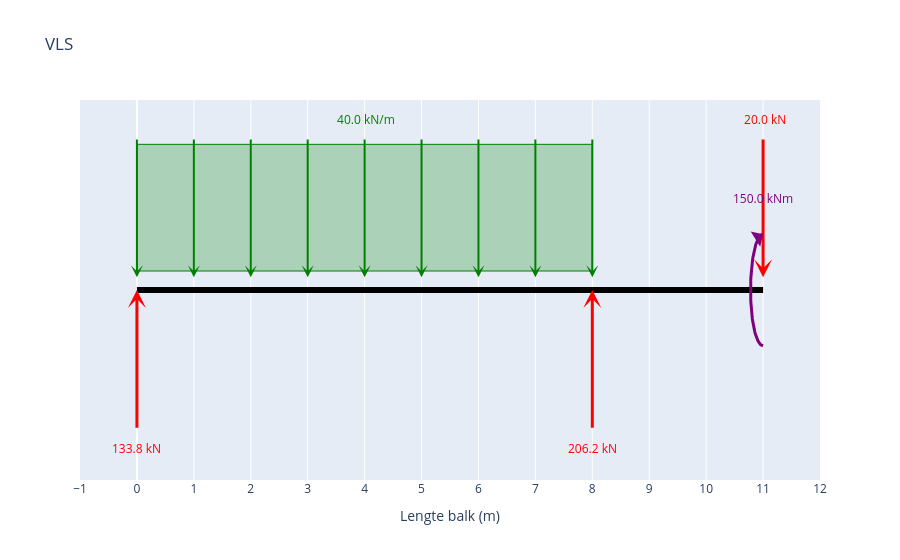

The code cell stored with this chart in its notebook:
### Markdown cell above
## Vrij-Lichaam-Schema

### Code cell
fig_vls = maak_vls_plotly()
fig_vls.show()

### Figure 1 — Plotly figure (JSON) as saved in the notebook; plotly's stock layout.template omitted (floating-point values rounded to 4 significant figures)
{"data": [{"hoverinfo": "skip", "line": {"color": "black", "width": 6}, "mode": "lines", "type": "scatter", "x": [0, 11], "y": [0, 0]}, {"hoverinfo": "skip", "line": {"color": "purple", "width": 3}, "mode": "lines", "type": "scatter", "x": [11, 10.99, 10.98, 10.97, 10.97, 10.96, 10.95, 10.94, 10.93, 10.92, 10.91, 10.91, 10.9, 10.89, 10.88, 10.88, 10.87, 10.86, 10.86, 10.85, 10.84, 10.84, 10.83, 10.83, 10.82, 10.82, 10.81, 10.81, 10.8, 10.8, 10.8, 10.79, 10.79, 10.79, 10.79, 10.78, 10.78, 10.78, 10.78, 10.78, 10.78, 10.78, 10.78, 10.78, 10.78, 10.79, 10.79, 10.79, 10.79, 10.8, 10.8, 10.8, 10.81, 10.81, 10.82, 10.82, 10.83, 10.83, 10.84, 10.84, 10.85, 10.86, 10.86, 10.87, 10.88, 10.88, 10.89, 10.9, 10.91, 10.91, 10.92, 10.93, 10.94, 10.95, 10.96, 10.97, 10.97, 10.98, 10.99, 11], "y": [-0.44, -0.4397, -0.4386, -0.4369, -0.4344, -0.4313, -0.4275, -0.4231, -0.4179, -0.4121, -0.4057, -0.3986, -0.3908, -0.3825, -0.3736, -0.364, -0.3539, -0.3432, -0.332, -0.3203, -0.308, -0.2953, -0.2821, -0.2684, -0.2544, -0.2399, -0.225, -0.2098, -0.1943, -0.1784, -0.1623, -0.1459, -0.1293, -0.1125, -0.09547, -0.07832, -0.06104, -0.04367, -0.02623, -0.008748, 0.008748, 0.02623, 0.04367, 0.06104, 0.07832, 0.09547, 0.1125, 0.1293, 0.1459, 0.1623, 0.1784, 0.1943, 0.2098, 0.225, 0.2399, 0.2544, 0.2684, 0.2821, 0.2953, 0.308, 0.3203, 0.332, 0.3432, 0.3539, 0.364, 0.3736, 0.3825, 0.3908, 0.3986, 0.4057, 0.4121, 0.4179, 0.4231, 0.4275, 0.4313, 0.4344, 0.4369, 0.4386, 0.4397, 0.44]}], "layout": {"annotations": [{"arrowcolor": "red", "arrowhead": 3, "arrowsize": 1, "arrowwidth": 3, "ax": 11, "axref": "x", "ay": 1.2, "ayref": "y", "showarrow": true, "text": "", "x": 11, "xref": "x", "y": 0.1, "yref": "y"}, {"font": {"color": "red"}, "showarrow": false, "text": " 20.0 kN", "x": 11, "y": 1.35}, {"arrowcolor": "purple", "arrowhead": 1, "arrowsize": 1, "arrowwidth": 3, "ax": 10.94, "axref": "x", "ay": 0.4231, "ayref": "y", "showarrow": true, "text": "", "x": 11, "xref": "x", "y": 0.44, "yref": "y"}, {"font": {"color": "purple"}, "showarrow": false, "text": "150.0 kNm", "x": 11, "y": 0.72}, {"arrowcolor": "green", "arrowhead": 3, "arrowsize": 1, "arrowwidth": 2, "ax": 0, "axref": "x", "ay": 1.2, "ayref": "y", "showarrow": true, "text": "", "x": 0, "xref": "x", "y": 0.1, "yref": "y"}, {"arrowcolor": "green", "arrowhead": 3, "arrowsize": 1, "arrowwidth": 2, "ax": 1, "axref": "x", "ay": 1.2, "ayref": "y", "showarrow": true, "text": "", "x": 1, "xref": "x", "y": 0.1, "yref": "y"}, {"arrowcolor": "green", "arrowhead": 3, "arrowsize": 1, "arrowwidth": 2, "ax": 2, "axref": "x", "ay": 1.2, "ayref": "y", "showarrow": true, "text": "", "x": 2, "xref": "x", "y": 0.1, "yref": "y"}, {"arrowcolor": "green", "arrowhead": 3, "arrowsize": 1, "arrowwidth": 2, "ax": 3, "axref": "x", "ay": 1.2, "ayref": "y", "showarrow": true, "text": "", "x": 3, "xref": "x", "y": 0.1, "yref": "y"}, {"arrowcolor": "green", "arrowhead": 3, "arrowsize": 1, "arrowwidth": 2, "ax": 4, "axref": "x", "ay": 1.2, "ayref": "y", "showarrow": true, "text": "", "x": 4, "xref": "x", "y": 0.1, "yref": "y"}, {"arrowcolor": "green", "arrowhead": 3, "arrowsize": 1, "arrowwidth": 2, "ax": 5, "axref": "x", "ay": 1.2, "ayref": "y", "showarrow": true, "text": "", "x": 5, "xref": "x", "y": 0.1, "yref": "y"}, {"arrowcolor": "green", "arrowhead": 3, "arrowsize": 1, "arrowwidth": 2, "ax": 6, "axref": "x", "ay": 1.2, "ayref": "y", "showarrow": true, "text": "", "x": 6, "xref": "x", "y": 0.1, "yref": "y"}, {"arrowcolor": "green", "arrowhead": 3, "arrowsize": 1, "arrowwidth": 2, "ax": 7, "axref": "x", "ay": 1.2, "ayref": "y", "showarrow": true, "text": "", "x": 7, "xref": "x", "y": 0.1, "yref": "y"}, {"arrowcolor": "green", "arrowhead": 3, "arrowsize": 1, "arrowwidth": 2, "ax": 8, "axref": "x", "ay": 1.2, "ayref": "y", "showarrow": true, "text": "", "x": 8, "xref": "x", "y": 0.1, "yref": "y"}, {"font": {"color": "green"}, "showarrow": false, "text": " 40.0 kN/m", "x": 4, "y": 1.35}, {"arrowcolor": "red", "arrowhead": 3, "arrowsize": 1, "arrowwidth": 3, "ax": 0, "axref": "x", "ay": -1.1, "ayref": "y", "showarrow": true, "text": "", "x": 0, "xref": "x", "y": 0, "yref": "y"}, {"font": {"color": "red"}, "showarrow": false, "text": "133.8 kN", "x": 0, "y": -1.25}, {"arrowcolor": "red", "arrowhead": 3, "arrowsize": 1, "arrowwidth": 3, "ax": 8, "axref": "x", "ay": -1.1, "ayref": "y", "showarrow": true, "text": "", "x": 8, "xref": "x", "y": 0, "yref": "y"}, {"font": {"color": "red"}, "showarrow": false, "text": "206.2 kN", "x": 8, "y": -1.25}], "autosize": true, "shapes": [{"fillcolor": "rgba(0,128,0,0.25)", "line": {"color": "green", "width": 1}, "type": "rect", "x0": 0, "x1": 8, "y0": 0.15, "y1": 1.15}], "showlegend": false, "title": {"text": "VLS"}, "xaxis": {"autorange": false, "dtick": 1, "range": [-1, 12], "title": {"text": "Lengte balk (m)"}, "type": "linear"}, "yaxis": {"autorange": false, "range": [-1.5, 1.5], "showgrid": false, "showticklabels": false, "title": {}, "type": "linear", "zeroline": false}}}
